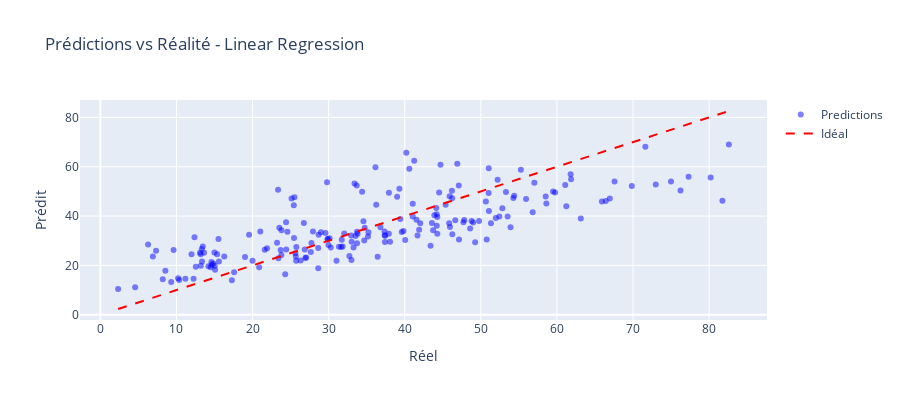

Notebook code for this chart:
### Markdown cell above
### 6.1 Régression Linéaire

### Code cell
name = 'Linear Regression'
model = models[name]
X_train_data = X_train_scaled
X_test_data = X_test_scaled

cv_scores = cross_val_score(model, X_train_data, y_train, cv=kf, scoring='r2')
cv_r2_mean = np.mean(cv_scores)
model.fit(X_train_data, y_train)
y_pred_test = model.predict(X_test_data)

r2_test = r2_score(y_test, y_pred_test)
rmse_test = np.sqrt(mean_squared_error(y_test, y_pred_test))
mae_test = mean_absolute_error(y_test, y_pred_test)

regression_results[name] = {
    'model': model, 'CV_R2': cv_r2_mean, 'R2': r2_test, 'RMSE': rmse_test, 'MAE': mae_test, 'predictions': y_pred_test
}

print(f"Résultats - {name}:\nR² CV: {cv_r2_mean:.4f} | R² Test: {r2_test:.4f} | RMSE: {rmse_test:.4f}")

fig = go.Figure()
fig.add_trace(go.Scatter(x=y_test, y=y_pred_test, mode='markers', name='Predictions', marker=dict(color='blue', opacity=0.5)))
fig.add_trace(go.Scatter(x=[y_test.min(), y_test.max()], y=[y_test.min(), y_test.max()], mode='lines', name='Idéal', line=dict(color='red', dash='dash')))
fig.update_layout(title=f'Prédictions vs Réalité - {name}', xaxis_title='Réel', yaxis_title='Prédit', height=400)
fig.show()

### Figure 1 — Plotly figure (JSON) as saved in the notebook; plotly's stock layout.template omitted (floating-point values rounded to 4 significant figures; data arrays with more than 128 entries replaced by an {"elided": "..."} marker saying what was removed)
{"data": [{"marker": {"color": "blue", "opacity": 0.5}, "mode": "markers", "name": "Predictions", "type": "scatter", "x": {"elided": "201 float values"}, "y": {"elided": "201 float values"}}, {"line": {"color": "red", "dash": "dash"}, "mode": "lines", "name": "Idéal", "type": "scatter", "x": [2.33, 82.6], "y": [2.33, 82.6]}], "layout": {"height": 400, "title": {"text": "Prédictions vs Réalité - Linear Regression"}, "xaxis": {"title": {"text": "Réel"}}, "yaxis": {"title": {"text": "Prédit"}}}}
